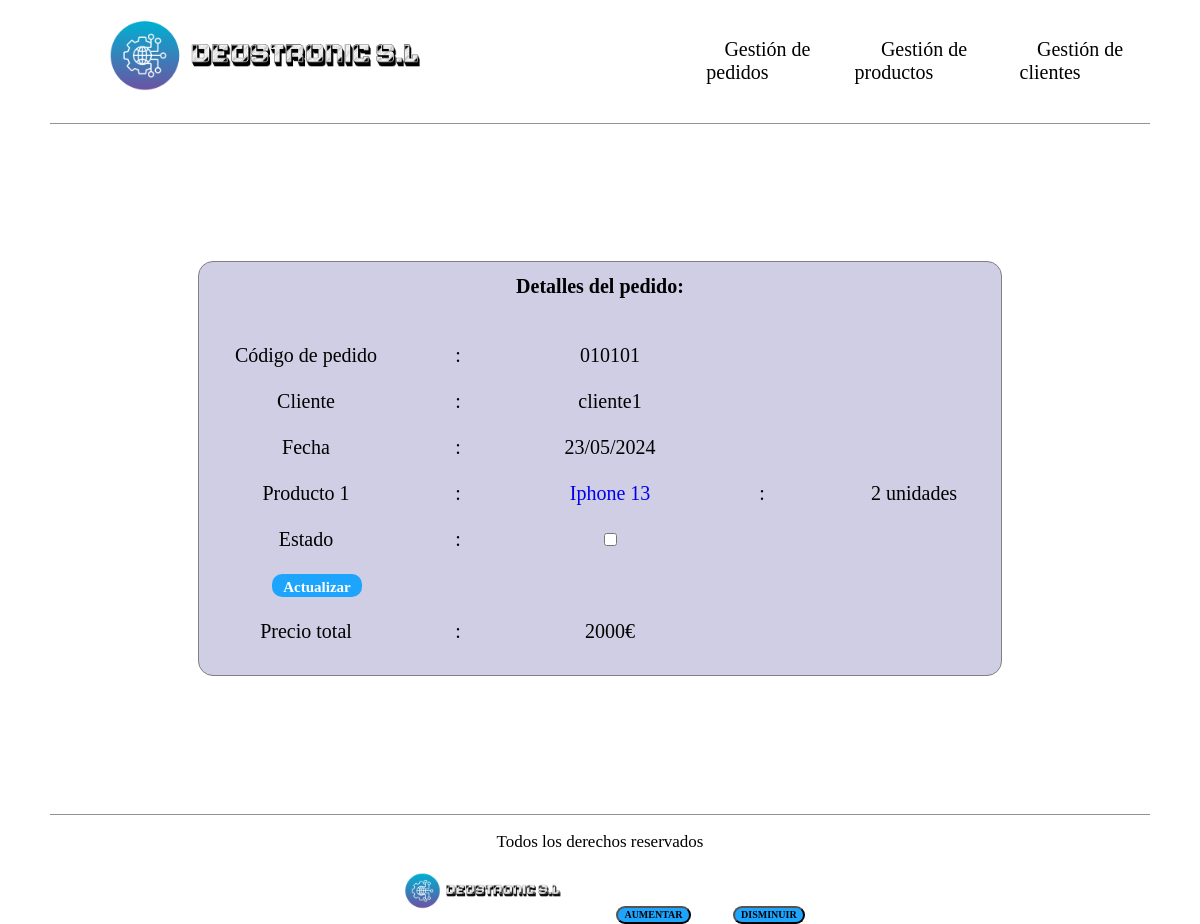
/deustronic/pedido/010101, run on the app's committed database.
### empresaDjango/models.py (models this page shows, shortened)
class Pedido(models.Model):
    cliente = models.ForeignKey(Cliente, on_delete=models.CASCADE)
    cod_pedido = models.CharField(max_length=10, unique=True)
    fecha = models.DateField()
    precio_total = models.IntegerField(default=0)
    estado = models.BooleanField(default=False)
    def calcular_precio_total(self):
        precio_total = 0
        for producto_pedido in self.productopedido_set.all():
            precio_total += producto_pedido.producto.precio_unidad * producto_pedido.cantidad
        return precio_total

class Cliente(models.Model):
    cif = models.CharField(max_length=10, unique=True)
    nombre_empresa = models.CharField(max_length=10)
    direccion = models.CharField(max_length=50)
    contacto = models.CharField(max_length=10)

class ProductoPedido(models.Model):
    producto = models.ForeignKey(Producto, on_delete=models.CASCADE)
    pedido = models.ForeignKey(Pedido, on_delete=models.CASCADE)
    cantidad = models.IntegerField()

class Producto(models.Model):
    categoria = models.ForeignKey(Categoria, on_delete=models.CASCADE)
    cod_producto = models.CharField(max_length=10, unique=True)
    nombre_producto = models.CharField(max_length=50)
    descripcion = models.CharField(max_length=50)
    precio_unidad = models.IntegerField()
    modelo = models.CharField(max_length=50)

### empresaDjango/views.py (the view)
# urls.py: path('pedido/<str:cod_pedido>', views.detail_pedido, name='detail_ped'),
def detail_pedido(request, cod_pedido):
    pedido = get_object_or_404(Pedido, cod_pedido=cod_pedido)
    precio_total = pedido.calcular_precio_total()
    pedido.precio_total = precio_total
    pedido.save()
    detalles_pedido = ProductoPedido.objects.filter(pedido=pedido)
    context = {
        'pedido': pedido,
        'detalles_pedido': detalles_pedido,
    }
    return render(request, 'detail_pedido.html', context)

### empresaDjango/templates/detail_pedido.html
{% extends 'base.html' %}
{% load static %}
{% block contenido %}
    <div class="contenedor-principal-detail">
        <div class="contenedor-central">
            <h1>Detalles del pedido:</h1>
            <table class="detalle-pedidos">
                <tr>
                    <td>Código de pedido</td>
                    <td>:</td>
                    <td>{{ pedido.cod_pedido }}</td>
                </tr>
                <tr>
                    <td>Cliente</td>
                    <td>:</td>
                    <td>{{ pedido.cliente.nombre_empresa }}</td>
                </tr>
                <tr>
                    <td>Fecha</td>
                    <td>:</td>
                    <td>{{ pedido.fecha|date:"d/m/Y" }}</td>
                </tr>
                {% for detalle in detalles_pedido %}
                    <tr>
                        <td>Producto {{ forloop.counter }}</td>
                        <td>:</td>
                        <td>
                            <a href="{% url 'detail_pro' detalle.producto.cod_producto %}"> {{ detalle.producto.nombre_producto }} </a>
                        </td>
                        <td>:</td>
                        <td>{{ detalle.cantidad }} unidades</td>
                        <tr>
                            <td>Estado</td>
                            <td>:</td>
                            <td>
                             <input type="checkbox" id="estado_cambiar_{{ detalle.producto.cod_producto }}" data-pedido="{{ pedido.cod_pedido }}" {% if pedido.estado %} checked {% endif %}>
                             </td>
                        </tr>
                        <td>
                            <div class="boton_actualizar"><a
                                    href="{% url 'actualizar_productoEnPedido' pedido.cod_pedido %}"> Actualizar </a>
                            </div>
                        </td>
                    </tr>
                {% endfor %}
                <tr>
                    <td>Precio total</td>
                    <td>:</td>
                    <td>{{ pedido.precio_total }}€</td>
                </tr>
            </table>
        </div>
    </div>
{% endblock %}

### empresaDjango/static/css/styles.css (style rules this page uses)
html { box-sizing: border-box; font-size: 62.5%; background-color: white; }
*, *:before, * after { box-sizing: inherit; }
a { text-decoration: none; }
.contenedor-principal-detail { margin: 2rem 5rem 2rem 5rem; display: flex; justify-content: center; align-items: center; min-height: 65rem; }
.contenedor-central { display: flex; flex-direction: column; align-items: center; justify-content: center; min-width: 50rem; min-height: 40rem; border-radius: 1.5rem; border: 1px solid grey; background-color: rgba(97, 93, 167, 0.3); }
.contenedor-central h1 { padding-bottom: 2rem; }
.detalle-pedidos { margin: 1rem 1rem 1rem 3rem; font-size: 2rem; text-align: center; }
.detalle-pedidos td { width: 15rem; padding-bottom: 2rem; }
.boton_actualizar { font-weight: bolder; background-color: #1DA5FE; border-radius: 1rem; width: 9rem; margin-left: 4rem; text-align: center; }
.boton_actualizar a { color: white; font-size: 1.5rem; }
.contenedor-central h1 { margin-right: 0; }

### data on the page
Pedido: cod_pedido "010101", cliente.nombre_empresa "cliente1", fecha "23/05/2024", precio_total "2000"
ProductoPedido: producto.nombre_producto "Iphone 13", cantidad "2"
